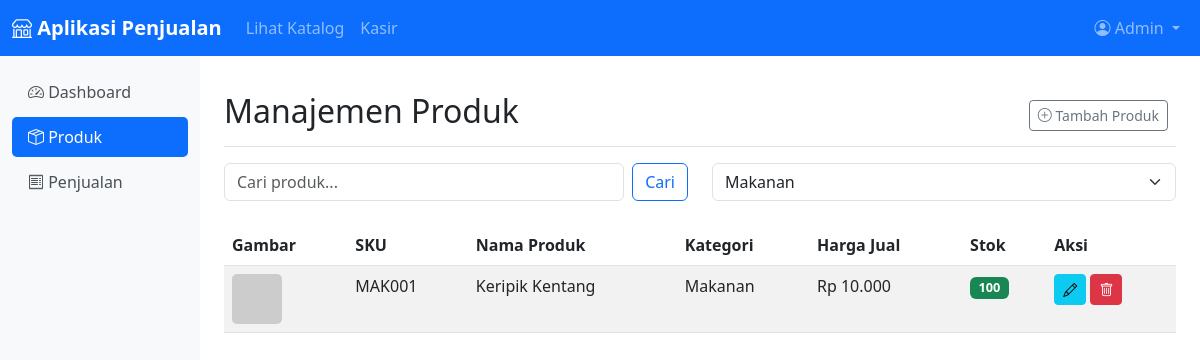
The page /products.php?category=3 (signed in) on the database its author committed.
### tables this page shows
CREATE TABLE products (
    id INT AUTO_INCREMENT PRIMARY KEY,
    sku VARCHAR(50) NOT NULL UNIQUE,
    nama VARCHAR(100) NOT NULL,
    category_id INT,
    deskripsi TEXT,
    harga_jual DECIMAL(10,2) NOT NULL,
    harga_beli DECIMAL(10,2),
    stok INT NOT NULL DEFAULT 0,
    gambar_path VARCHAR(255),
    created_at TIMESTAMP DEFAULT CURRENT_TIMESTAMP,
    updated_at TIMESTAMP DEFAULT CURRENT_TIMESTAMP ON UPDATE CURRENT_TIMESTAMP,
    FOREIGN KEY (category_id) REFERENCES categories(id) ON DELETE SET NULL
);

CREATE TABLE categories (
    id INT AUTO_INCREMENT PRIMARY KEY,
    nama VARCHAR(50) NOT NULL,
    slug VARCHAR(50) NOT NULL UNIQUE
);

### products.php (the view, shortened to what this page needs)
<?php
include 'koneksi.php';
$limit = 10;
$page = isset($_GET['page']) ? (int)$_GET['page'] : 1;
$offset = ($page - 1) * $limit;
$where = "";
$params = [];
$types = "";
if (isset($_GET['category']) && !empty($_GET['category'])) {
    $where .= " AND p.category_id = ?";
    $params[] = $_GET['category'];
    $types .= "i";
}
$query = "SELECT p.*, c.nama as category_nama FROM products p
          LEFT JOIN categories c ON p.category_id = c.id
          WHERE 1=1" . $where . "
          ORDER BY p.created_at DESC
          LIMIT ? OFFSET ?";
$stmt = $conn->prepare($query);
$all_params = $params;
$all_params[] = $limit;
$all_params[] = $offset;
$all_types = $types . "ii";
$stmt->bind_param($all_types, ...$all_params);
$stmt->execute();
$result = $stmt->get_result();
$products = [];
if ($result->num_rows > 0) {
    while ($row = $result->fetch_assoc()) {
        $products[] = $row;
    }
}
$categories = [];
$result = $conn->query("SELECT * FROM categories ORDER BY nama");
if ($result->num_rows > 0) {
    while ($row = $result->fetch_assoc()) {
        $categories[] = $row;
    }
}
?>
<!DOCTYPE html>
<html lang="id">
<head>
    <link href="https://cdn.jsdelivr.net/npm/bootstrap@5.3.0/dist/css/bootstrap.min.css" rel="stylesheet">
    <link rel="stylesheet" href="https://cdn.jsdelivr.net/npm/bootstrap-icons@1.10.0/font/bootstrap-icons.css">
</head>
<body>
    <nav class="navbar navbar-expand-lg navbar-dark bg-primary">
        <div class="container-fluid">
            <a class="navbar-brand" href="#">
                <i class="bi bi-shop"></i> Aplikasi Penjualan
            </a>
            <div class="collapse navbar-collapse" id="navbarNav">
                <ul class="navbar-nav me-auto">
                    <li class="nav-item">
                        <a class="nav-link" href="index.php">Lihat Katalog</a>
                    </li>
                    <li class="nav-item">
                        <a class="nav-link" href="pos.php">Kasir</a>
                    </li>
                </ul>
                <ul class="navbar-nav">
                    <li class="nav-item dropdown">
                        <a class="nav-link dropdown-toggle" href="#" id="navbarDropdown" role="button" data-bs-toggle="dropdown">
                            <i class="bi bi-person-circle"></i> <?php echo htmlspecialchars($_SESSION['admin_name']); ?>
                        </a>
                    </li>
                </ul>
            </div>
        </div>
    </nav>
    <div class="container-fluid">
        <div class="row">
            <div class="col-md-3 col-lg-2 d-md-block sidebar collapse">
                <div class="position-sticky pt-3">
                    <ul class="nav flex-column">
                        <li class="nav-item">
                            <a class="nav-link" href="admin_dashboard.php">
                                <i class="bi bi-speedometer2"></i> Dashboard
                            </a>
                        </li>
                        <li class="nav-item">
                            <a class="nav-link active" href="products.php">
                                <i class="bi bi-box-seam"></i> Produk
                            </a>
                        </li>
                        <li class="nav-item">
                            <a class="nav-link" href="sales_list.php">
                                <i class="bi bi-receipt"></i> Penjualan
                            </a>
                        </li>
                    </ul>
                </div>
            </div>
            <div class="col-md-9 ms-sm-auto col-lg-10 px-md-4 content">
                <div class="d-flex justify-content-between flex-wrap flex-md-nowrap align-items-center pt-3 pb-2 mb-3 border-bottom">
                    <h1 class="h2">Manajemen Produk</h1>
                    <div class="btn-toolbar mb-2 mb-md-0">
                        <div class="btn-group me-2">
                            <a href="product_form.php" class="btn btn-sm btn-outline-secondary">
                                <i class="bi bi-plus-circle"></i> Tambah Produk
                            </a>
                        </div>
                    </div>
                </div>
                <div class="row mb-4">
                    <div class="col-md-6">
                        <form action="products.php" method="get" class="d-flex">
                            <input class="form-control me-2" type="search" name="search" placeholder="Cari produk..."
                                   value="<?php echo isset($_GET['search']) ? htmlspecialchars($_GET['search']) : ''; ?>">
                            <button class="btn btn-outline-primary" type="submit">Cari</button>
                        </form>
                    </div>
                    <div class="col-md-6">
                        <form action="products.php" method="get">
                            <select class="form-select" name="category" onchange="this.form.submit()">
                                <?php foreach ($categories as $category): ?>
                                    <option value="<?php echo $category['id']; ?>"
                                            <?php echo (isset($_GET['category']) && $_GET['category'] == $category['id']) ? 'selected' : ''; ?>>
                                        <?php echo htmlspecialchars($category['nama']); ?>
                                    </option>
                                <?php endforeach; ?>
                            </select>
                        </form>
                    </div>
                </div>
                <div class="table-responsive">
                    <table class="table table-striped table-hover">
                        <thead>
                            <tr>
                                <th>Gambar</th>
                                <th>SKU</th>
                                <th>Nama Produk</th>
                                <th>Kategori</th>
                                <th>Harga Jual</th>
                                <th>Stok</th>
                                <th>Aksi</th>
                            </tr>
                        </thead>
                        <tbody>
                            <?php if (empty($products)): ?>
                                <tr>
                                    <td colspan="7" class="text-center">Tidak ada produk yang ditemukan.</td>
                                </tr>
                            <?php else: ?>
                                <?php foreach ($products as $product): ?>
                                    <tr>
                                        <td>
                                            <?php if (!empty($product['gambar_path'])): ?>
                                                <img src="download_image.php?path=<?php echo urlencode($product['gambar_path']); ?>"
                                                     class="product-image" alt="<?php echo htmlspecialchars($product['nama']); ?>">
                                            <?php else: ?>
                                                <img src="https://via.placeholder.com/50x50?text=No+Image"
                                                     class="product-image" alt="No Image">
                                            <?php endif; ?>
                                        </td>
                                        <td><?php echo htmlspecialchars($product['sku']); ?></td>
                                        <td><?php echo htmlspecialchars($product['nama']); ?></td>
                                        <td><?php echo htmlspecialchars($product['category_nama']); ?></td>
                                        <td>Rp <?php echo number_format($product['harga_jual'], 0, ',', '.'); ?></td>
                                        <td>
                                            <?php if ($product['stok'] > 10): ?>
                                                <span class="badge bg-success stock-badge"><?php echo $product['stok']; ?></span>
                                            <?php elseif ($product['stok'] > 0): ?>
                                                <span class="badge bg-warning stock-badge"><?php echo $product['stok']; ?></span>
                                            <?php else: ?>
                                                <span class="badge bg-danger stock-badge">Habis</span>
                                            <?php endif; ?>
                                        </td>
                                        <td class="action-buttons">
                                            <a href="product_form.php?id=<?php echo $product['id']; ?>" class="btn btn-sm btn-info">
                                                <i class="bi bi-pencil"></i>
                                            </a>
                                            <a href="products.php?delete=<?php echo $product['id']; ?>"
                                               class="btn btn-sm btn-danger"
                                               onclick="return confirm('Apakah Anda yakin ingin menghapus produk ini?')">
                                                <i class="bi bi-trash"></i>
                                            </a>
                                        </td>
                                    </tr>
                                <?php endforeach; ?>
                            <?php endif; ?>
                        </tbody>
                    </table>
                </div>
            </div>
        </div>
    </div>
</body>
</html>

### products.php (style rules this page uses)
.navbar-brand { font-weight: bold; }
.sidebar { min-height: calc(100vh - 56px); background-color: #f8f9fa; }
.sidebar .nav-link { color: #495057; border-radius: 5px; margin-bottom: 5px; }
.sidebar .nav-link.active { background-color: #0d6efd; color: white; }
.content { padding: 20px; }
.product-image { width: 50px; height: 50px; object-fit: cover; border-radius: 5px; }
.stock-badge { font-size: 0.8rem; }
.action-buttons .btn { padding: 0.25rem 0.5rem; font-size: 0.875rem; }

### rows shown on the page
products: sku "MAK001", nama "Keripik Kentang", category.nama "Makanan", harga_jual "10.000", stok "100"

### other values the page prints
$_SESSION['admin_name'] "Admin"
form field category "Makanan"
